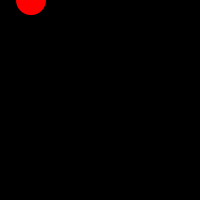
Frame 1 (no input)
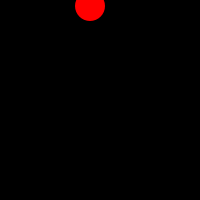
Frame 60 (the mouse pressed at the canvas centre just before this capture)
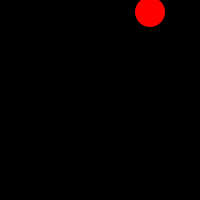
Frame 120 (the mouse held since frame 60 and released just before this capture)

The Processing sketch that drew these frames (run headless with seeded random() and noise(); from frame 60 on, the mouse is pressed at the canvas centre):

// Processing sketch: processing_29424
// ── processing_29424.pde

int x= 30;
float y= 0;
int velocidad= 1;
float velocidady= 0.1;
int r= 30;



void setup() {
  size(200,200);
}
void draw() {
  background(0);
  noStroke();

  x= x+velocidad;
  y= y+velocidady;
  if((x>width)||(x<0)) {
    velocidad=velocidad*-1;
   r=15;
  
  if((y>height)||(y<0)) {
    velocidady=velocidady*-0.15;
    r=15;
  }
  }
    fill(255,0,0);
  ellipse(x,y,r,r);
  r=constrain(r-2,30,64);
}
